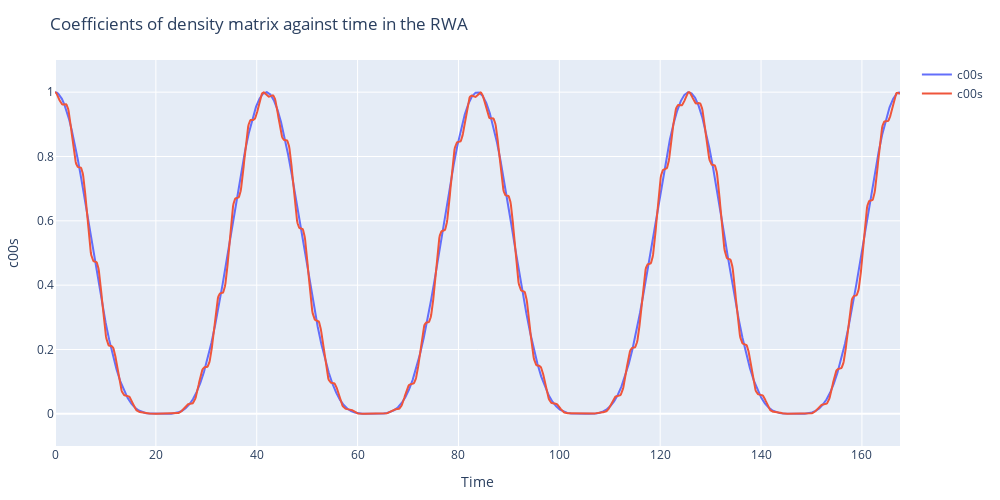

Here is the notebook cell this chart was saved with:
### Code cell
# plot the c00s against time
ts_rwa = sol_rwa.t
plot_c00s_rwa = scatter(x=ts_rwa, y=abs2.(c00s_rwa), mode="lines", name="c00s")
plot_c01s_rwa = scatter(x=ts_rwa, y=abs2.(c01s_rwa), mode="lines", name="c01s")
plot_c10s_rwa = scatter(x=ts_rwa, y=abs2.(c10s_rwa), mode="lines", name="c10s")
plot_c11s_rwa = scatter(x=ts_rwa, y=abs2.(c11s_rwa), mode="lines", name="c11s")

layout = Layout(
    xaxis_title="Time",
    yaxis_title="c00s",
    title="Coefficients of density matrix against time in the RWA",
    width=1000,
    height=500,
    yaxis_range=[-0.1, 1.1]
)

plot([plot_c00s_rwa, plot_c00s], layout)

### Figure 1 — Plotly figure (JSON) as saved in the notebook; plotly's stock layout.template omitted (floating-point values rounded to 4 significant figures; data arrays with more than 128 entries replaced by an {"elided": "..."} marker saying what was removed)
{"data": [{"mode": "lines", "name": "c00s", "type": "scatter", "x": {"elided": "238 float values"}, "y": {"elided": "238 float values"}}, {"mode": "lines", "name": "c00s", "type": "scatter", "x": {"elided": "1676 float values"}, "y": {"elided": "1676 float values"}}], "layout": {"height": 500, "margin": {"b": 50, "l": 50, "r": 50, "t": 60}, "title": "Coefficients of density matrix against time in the RWA", "width": 1000, "xaxis": {"title": {"text": "Time"}}, "yaxis": {"range": [-0.1, 1.1], "title": {"text": "c00s"}}}}
